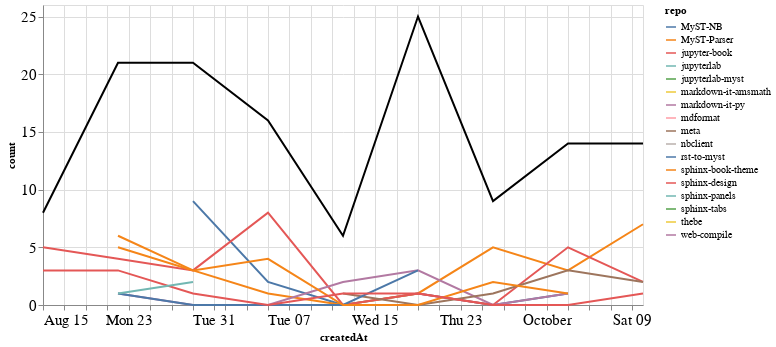

Notebook code cell kept with this figure:
### Markdown cell above
### Comments

### Code cell
comments_time = comments.groupby('repo').resample('W', on='createdAt').count()['author'].reset_index()
comments_time = comments_time.rename(columns={'author': 'count'})
comments_time_total = comments_time.groupby('createdAt').agg({"count": "sum"}).reset_index()
ch1 = alt.Chart(comments_time, width=600).mark_line().encode(
    x='createdAt',
    y='count',
    color='repo',
    tooltip="repo"
)

ch2 = alt.Chart(comments_time_total, width=600).mark_line(color="black").encode(
    x='createdAt',
    y='count',
)

ch1 + ch2

### Figure 1 — Vega-Lite specification as saved in the notebook (floating-point values rounded to 4 significant figures)
{"config": {"axisLeft": {"labelFontSize": 15}, "axisBottom": {"labelFontSize": 15}}, "layer": [{"data": {"name": "data-2f870bb0627b8e32b673b59f34f550dd"}, "mark": "line", "encoding": {"color": {"type": "nominal", "field": "repo"}, "tooltip": {"type": "nominal", "field": "repo"}, "x": {"type": "temporal", "field": "createdAt"}, "y": {"type": "quantitative", "field": "count"}}, "width": 600}, {"data": {"name": "data-a9595feabadd09b230324e04e35f536b"}, "mark": {"type": "line", "color": "black"}, "encoding": {"x": {"type": "temporal", "field": "createdAt"}, "y": {"type": "quantitative", "field": "count"}}, "width": 600}], "$schema": "https://vega.github.io/schema/vega-lite/v4.8.1.json", "datasets": {"data-2f870bb0627b8e32b673b59f34f550dd": [{"repo": "MyST-NB", "createdAt": "2021-08-29T00:00:00", "count": 9}, {"repo": "MyST-NB", "createdAt": "2021-09-05T00:00:00", "count": 2}, {"repo": "MyST-NB", "createdAt": "2021-09-12T00:00:00", "count": 0}, {"repo": "MyST-NB", "createdAt": "2021-09-19T00:00:00", "count": 1}, {"repo": "MyST-NB", "createdAt": "2021-09-26T00:00:00", "count": 0}, {"repo": "MyST-NB", "createdAt": "2021-10-03T00:00:00", "count": 1}, {"repo": "MyST-Parser", "createdAt": "2021-08-22T00:00:00", "count": 6}, {"repo": "MyST-Parser", "createdAt": "2021-08-29T00:00:00", "count": 3}, {"repo": "MyST-Parser", "createdAt": "2021-09-05T00:00:00", "count": 1}, {"repo": "MyST-Parser", "createdAt": "2021-09-12T00:00:00", "count": 0}, {"repo": "MyST-Parser", "createdAt": "2021-09-19T00:00:00", "count": 1}, {"repo": "MyST-Parser", "createdAt": "2021-09-26T00:00:00", "count": 5}, {"repo": "MyST-Parser", "createdAt": "2021-10-03T00:00:00", "count": 3}, {"repo": "MyST-Parser", "createdAt": "2021-10-10T00:00:00", "count": 7}, {"repo": "jupyter-book", "createdAt": "2021-08-15T00:00:00", "count": 5}, {"repo": "jupyter-book", "createdAt": "2021-08-22T00:00:00", "count": 4}, {"repo": "jupyter-book", "createdAt": "2021-08-29T00:00:00", "count": 3}, {"repo": "jupyter-book", "createdAt": "2021-09-05T00:00:00", "count": 8}, {"repo": "jupyter-book", "createdAt": "2021-09-12T00:00:00", "count": 0}, {"repo": "jupyter-book", "createdAt": "2021-09-19T00:00:00", "count": 1}, {"repo": "jupyter-book", "createdAt": "2021-09-26T00:00:00", "count": 0}, {"repo": "jupyter-book", "createdAt": "2021-10-03T00:00:00", "count": 5}, {"repo": "jupyter-book", "createdAt": "2021-10-10T00:00:00", "count": 2}, {"repo": "jupyterlab", "createdAt": "2021-09-19T00:00:00", "count": 1}, {"repo": "jupyterlab-myst", "createdAt": "2021-09-19T00:00:00", "count": 7}, {"repo": "markdown-it-amsmath", "createdAt": "2021-09-12T00:00:00", "count": 1}, {"repo": "markdown-it-py", "createdAt": "2021-08-22T00:00:00", "count": 1}, {"repo": "markdown-it-py", "createdAt": "2021-08-29T00:00:00", "count": 0}, {"repo": "markdown-it-py", "createdAt": "2021-09-05T00:00:00", "count": 0}, {"repo": "markdown-it-py", "createdAt": "2021-09-12T00:00:00", "count": 2}, {"repo": "markdown-it-py", "createdAt": "2021-09-19T00:00:00", "count": 3}, {"repo": "markdown-it-py", "createdAt": "2021-09-26T00:00:00", "count": 0}, {"repo": "markdown-it-py", "createdAt": "2021-10-03T00:00:00", "count": 1}, {"repo": "mdformat", "createdAt": "2021-09-05T00:00:00", "count": 1}, {"repo": "meta", "createdAt": "2021-09-12T00:00:00", "count": 1}, {"repo": "meta", "createdAt": "2021-09-19T00:00:00", "count": 0}, {"repo": "meta", "createdAt": "2021-09-26T00:00:00", "count": 1}, {"repo": "meta", "createdAt": "2021-10-03T00:00:00", "count": 3}, {"repo": "meta", "createdAt": "2021-10-10T00:00:00", "count": 2}, {"repo": "nbclient", "createdAt": "2021-09-19T00:00:00", "count": 7}, {"repo": "rst-to-myst", "createdAt": "2021-08-22T00:00:00", "count": 1}, {"repo": "rst-to-myst", "createdAt": "2021-08-29T00:00:00", "count": 0}, {"repo": "rst-to-myst", "createdAt": "2021-09-05T00:00:00", "count": 0}, {"repo": "rst-to-myst", "createdAt": "2021-09-12T00:00:00", "count": 0}, {"repo": "rst-to-myst", "createdAt": "2021-09-19T00:00:00", "count": 3}, {"repo": "sphinx-book-theme", "createdAt": "2021-08-22T00:00:00", "count": 5}, {"repo": "sphinx-book-theme", "createdAt": "2021-08-29T00:00:00", "count": 3}, {"repo": "sphinx-book-theme", "createdAt": "2021-09-05T00:00:00", "count": 4}, {"repo": "sphinx-book-theme", "createdAt": "2021-09-12T00:00:00", "count": 0}, {"repo": "sphinx-book-theme", "createdAt": "2021-09-19T00:00:00", "count": 0}, {"repo": "sphinx-book-theme", "createdAt": "2021-09-26T00:00:00", "count": 2}, {"repo": "sphinx-book-theme", "createdAt": "2021-10-03T00:00:00", "count": 1}, {"repo": "sphinx-design", "createdAt": "2021-08-15T00:00:00", "count": 3}, {"repo": "sphinx-design", "createdAt": "2021-08-22T00:00:00", "count": 3}, {"repo": "sphinx-design", "createdAt": "2021-08-29T00:00:00", "count": 1}, {"repo": "sphinx-design", "createdAt": "2021-09-05T00:00:00", "count": 0}, {"repo": "sphinx-design", "createdAt": "2021-09-12T00:00:00", "count": 1}, {"repo": "sphinx-design", "createdAt": "2021-09-19T00:00:00", "count": 1}, {"repo": "sphinx-design", "createdAt": "2021-09-26T00:00:00", "count": 0}, {"repo": "sphinx-design", "createdAt": "2021-10-03T00:00:00", "count": 0}, {"repo": "sphinx-design", "createdAt": "2021-10-10T00:00:00", "count": 1}, {"repo": "sphinx-panels", "createdAt": "2021-08-22T00:00:00", "count": 1}, {"repo": "sphinx-panels", "createdAt": "2021-08-29T00:00:00", "count": 2}, {"repo": "sphinx-tabs", "createdAt": "2021-09-12T00:00:00", "count": 1}, {"repo": "thebe", "createdAt": "2021-10-10T00:00:00", "count": 2}, {"repo": "web-compile", "createdAt": "2021-09-26T00:00:00", "count": 1}], "data-a9595feabadd09b230324e04e35f536b": [{"createdAt": "2021-08-15T00:00:00", "count": 8}, {"createdAt": "2021-08-22T00:00:00", "count": 21}, {"createdAt": "2021-08-29T00:00:00", "count": 21}, {"createdAt": "2021-09-05T00:00:00", "count": 16}, {"createdAt": "2021-09-12T00:00:00", "count": 6}, {"createdAt": "2021-09-19T00:00:00", "count": 25}, {"createdAt": "2021-09-26T00:00:00", "count": 9}, {"createdAt": "2021-10-03T00:00:00", "count": 14}, {"createdAt": "2021-10-10T00:00:00", "count": 14}]}}
